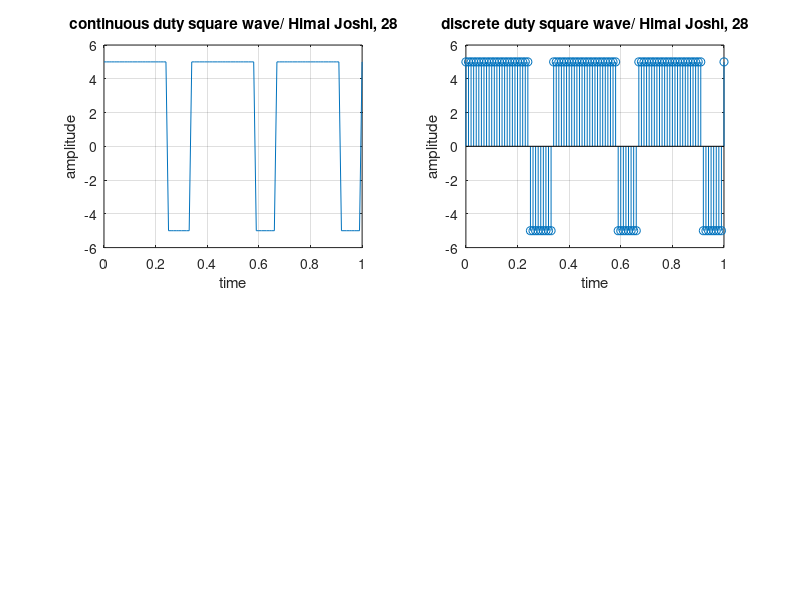

MATLAB code for this plot:
clc;
close all;
clear all;

A=5;
f=3;
t = 0:0.01:1;
x = A*square(2*pi*f*t, 75);


 subplot (2,2,1)
 plot(t,x);
 xlabel('time');
 ylabel('amplitude');
 title('continuous duty square wave/ Himal Joshi, 28');
 grid on ;

 subplot (2,2,2)
 stem(t,x);
 xlabel('time');
 ylabel('amplitude');
 title('discrete duty square wave/ Himal Joshi, 28');
 grid on ;
